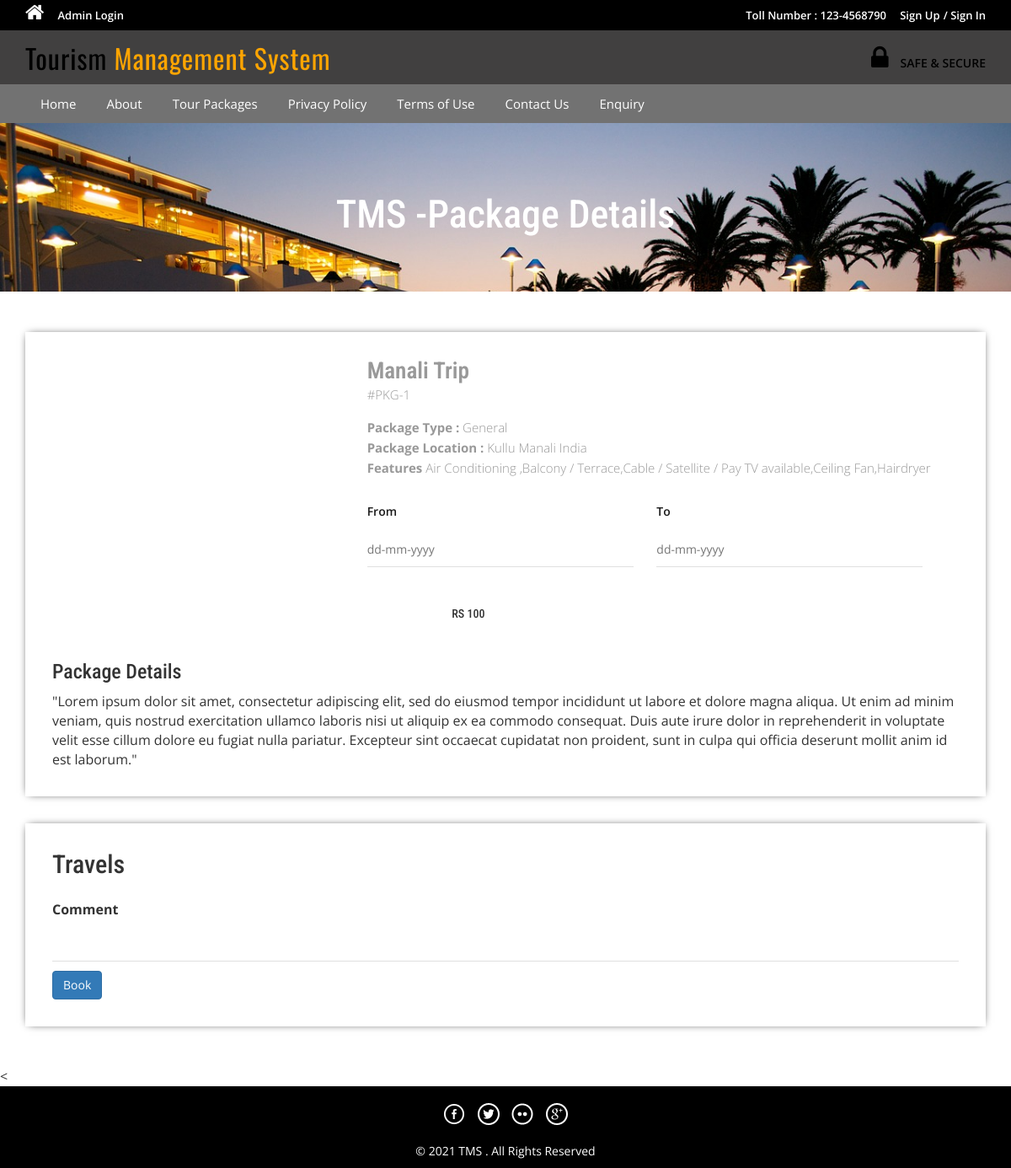
/package-details.php?pkgid=1, run on the app's committed database.
### tables this page shows
CREATE TABLE `tbltourpackages` (
  `PackageId` int(11) NOT NULL,
  `PackageName` varchar(200) DEFAULT NULL,
  `PackageType` varchar(150) DEFAULT NULL,
  `PackageLocation` varchar(100) DEFAULT NULL,
  `PackagePrice` int(11) DEFAULT NULL,
  `PackageFetures` varchar(255) DEFAULT NULL,
  `PackageDetails` mediumtext DEFAULT NULL,
  `PackageImage` varchar(100) DEFAULT NULL,
  `Creationdate` timestamp NULL DEFAULT current_timestamp(),
  `UpdationDate` timestamp NULL DEFAULT NULL ON UPDATE current_timestamp()
);

### package-details.php (the view, shortened to what this page needs)
<?php
include('includes/config.php');
?>
<!DOCTYPE HTML>
<html>
<head>
<link href="css/main.css" rel="stylesheet">
<link href="css/bootstrap.css" rel='stylesheet' type='text/css' />
<link href="css/style.css" rel='stylesheet' type='text/css' />
<link href="css/font-awesome.css" rel="stylesheet">
<link href="css/animate.css" rel="stylesheet" type="text/css" media="all">
<link rel="stylesheet" href="css/jquery-ui.css" />
</head>
<body>
<?php include('includes/header.php');?>
<div class="slider-3">
	<div class="container">
		<h1 class="wow zoomIn animated animated" data-wow-delay=".5s" style="visibility: visible; animation-delay: 0.5s; animation-name: zoomIn;"> TMS -Package Details</h1>
	</div>
</div>
<div class="selectroom">
	<div class="container">
<?php
$pid=intval($_GET['pkgid']);
$sql = "SELECT * from tbltourpackages where PackageId=:pid";
$query = $dbh->prepare($sql);
$query -> bindParam(':pid', $pid, PDO::PARAM_STR);
$query->execute();
$results=$query->fetchAll(PDO::FETCH_OBJ);
if($query->rowCount() > 0)
{
foreach($results as $result)
{	?>
<form name="book" method="post">
		<div class="selectroom_top">
			<div class="col-md-4 selectroom_left wow fadeInLeft animated" data-wow-delay=".5s">
			</div>
			<div class="col-md-8 selectroom_right wow fadeInRight animated" data-wow-delay=".5s">
				<h2><?php echo htmlentities($result->PackageName);?></h2>
				<p class="dow">#PKG-<?php echo htmlentities($result->PackageId);?></p>
				<p><b>Package Type :</b> <?php echo htmlentities($result->PackageType);?></p>
				<p><b>Package Location :</b> <?php echo htmlentities($result->PackageLocation);?></p>
					<p><b>Features</b> <?php echo htmlentities($result->PackageFetures);?></p>
					<div class="ban-bottom">
				<div class="bnr-right">
				<label class="inputLabel">From</label>
				<input class="date" id="datepicker" type="text" placeholder="dd-mm-yyyy"  name="fromdate" required="">
			</div>
			<div class="bnr-right">
				<label class="inputLabel">To</label>
				<input class="date" id="datepicker1" type="text" placeholder="dd-mm-yyyy" name="todate" required="">
			</div>
			</div>
						<div class="col-md-3 room-right wow fadeInRight animated" data-wow-delay=".5s">
					<h5>RS <?php echo htmlentities($result->PackagePrice);?></h5>
				</div>
			</div>
		<h3>Package Details</h3>
				<p style="padding-top: 1%"><?php echo htmlentities($result->PackageDetails);?> </p>
		</div>
		<div class="selectroom_top">
			<h2>Travels</h2>
			<div class="selectroom-info animated wow fadeInUp animated" data-wow-duration="1200ms" data-wow-delay="500ms" style="visibility: visible; animation-duration: 1200ms; animation-delay: 500ms; animation-name: fadeInUp; margin-top: -70px">
				<ul>
					<li class="spe">
						<label class="inputLabel">Comment</label>
						<input class="special" type="text" name="comment" required="">
					</li>
					<?php if($_SESSION['login'])
					{?>
						<li class="spe" align="center">
					<button href="payment.php" type="submit" name="submit2" class="btn-primary btn">Book</button>
						</li>
						<?php } else {?>
							<li class="sigi" align="center" style="margin-top: 1%">
							<a href="payment.php" data-toggle="modal" data-target="#myModal4" class="btn-primary btn" > Book</a></li>
							<?php } ?>
				</ul>
			</div>
		</div>
		</form>
<?php }} ?>
	</div>
</div>
<
<?php include('includes/footer.php');?>
</body>
</html>

### css/style.css (style rules this page uses)
html, body { font-size: 100%; background: #fff; font-family: 'Open Sans', sans-serif; }
body a,.grid_1,plan_1,plan_1.one,plan_1.two,i.icon1, i.icon2, i.icon3, i.icon4, i.icon5, i.icon6 { transition:0.5s all; -webkit-transition:0.5s all; -moz-transition:0.5s all; -o-transition:0.5s all; -ms-transition:0.5s all; }
h1,h2,h3,h4,h5,h6 { margin:0; font-family: 'Roboto Condensed', sans-serif; }
p { margin:0; }
ul { margin:0; padding:0; }
label { margin:0; }
.bnr-right input[type="text"] { width: 95%; color: #000; outline: none; font-size: 14px; padding: 10px 10px; border: 1px solid #000; -webkit-appearance: none; margin-top: 10px; }
.date { background: url(../images/h-icon.png) no-repeat 95.5% 45% #ffffff; cursor: pointer; }
.ban-top .inputLabel,.ban-bottom .inputLabel { display: block; font-weight: 600; font-size: 14px; margin-bottom: 5px; color: #191919; }
.bnr-right { float: left; width:50%; }
.ban-bottom { margin-top: 30px; }
.slider-3 { background: url(../images/6.jpg)no-repeat; background-size: cover; -webkit-background-size: cover; -o-background-size: cover; -ms-background-size: cover; -moz-background-size: cover; min-height:200px; }
.slider-3 h1 { font-size: 50px; margin-bottom: 40px; padding: 1.5em 0 0; text-align: center; color: #fff; }
.room-right { text-align: right; padding: 3em 2em; }
.selectroom { padding: 5em 0 3em; }
.selectroom_top { padding: 2em; box-shadow: 0px 0px 10px -4px #000; margin-bottom: 2em; }
.selectroom_right h2 { font-size: 1.7em; color: #999; font-weight: 600; margin: 0; }
p.dow { font-size: 15px; color: #999; font-weight: 300; line-height: 1.8em; margin-bottom:1em; }
.selectroom_right p { font-size: 15px; line-height: 1.6em; font-weight: 300; color: #999; }
.selectroom-info li { display: inline-block; float: left; }
.selectroom input[type="text"] { width: 92%; color: #9E9E9E; outline: none; font-size: 14px; padding: 10px 0px; border: none; border-bottom:1px solid rgba(0,0,0,.12); -webkit-appearance: none; margin-top: 10px; }
.selectroom-info ul { margin-top: 3em; }
li.spe { width: 100%; margin-top: 3em; }
li.spe input[type="text"] { width: 100%; }
.slider-1 h1,.slider-2 h1,.slider-3 h1 { padding: 1.8em 0 0; font-size: 46px; }
.selectroom { padding: 3em 0 1em; }

### data on the page
tbltourpackages: PackageName "Manali Trip", PackageId "1", PackageType "General", PackageLocation "Kullu Manali India", PackageFetures "Air Conditioning ,Balcony / Terrace,Cable / Satellite / Pay TV available,Ceiling Fan,Hairdryer", PackagePrice "100", PackageDetails "\"Lorem ipsum dolor sit amet, consectetur adipiscing elit, sed do eiusmod tempor incididunt ut labore et dolore magna aliqua. Ut enim ad minim veniam, quis nostrud exercitation ullamco laboris nisi ut aliquip ex ea commodo consequat. Duis aute irure dolor in reprehenderit in voluptate velit esse cillum dolore eu fugiat nulla pariatur. Excepteur sint occaecat cupidatat non proident, sunt in culpa qui officia deserunt mollit anim id est laborum.\""
